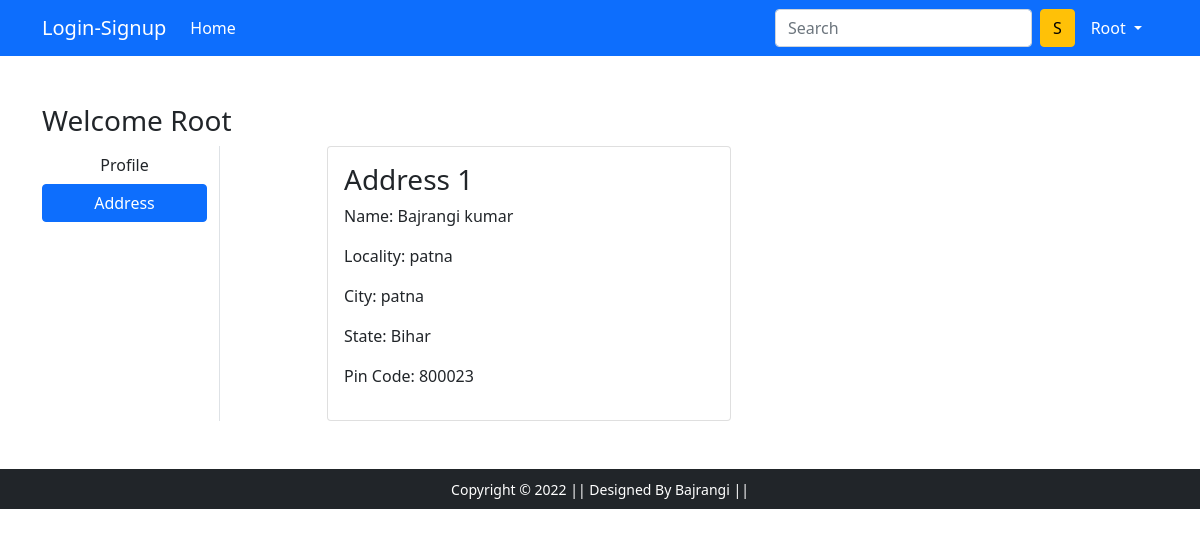
The page /address/ (signed in) on the database its author committed.
### app/models.py (models this page shows, shortened)
class Customer(models.Model):
    user=models.ForeignKey(User,on_delete=models.CASCADE)
    name=models.CharField(max_length=200)
    locality=models.CharField(max_length=200)
    city=models.CharField(max_length=50)
    zipcode=models.IntegerField()
    state=models.CharField(choices=STATE_CHOICES,max_length=50)

### app/views.py (the view)
# urls.py: path('address/', views.address, name='address'),
@login_required
def address(request):
    add=Customer.objects.filter(user=request.user)
    totalitem=len(Cart.objects.filter(user=request.user))
    return render(request, 'app/address.html',{'add':add,'active':'btn-primary','totalitem':totalitem})

### app/templates/app/address.html (shortened to what this page needs)
{% extends 'app/base.html' %}
{% load static %}
{% block main-content %}
<div class="container my-5">
 <div class="row">
 <h3>Welcome <span class="text-capitalize">{{request.user}}</span></h3>
  <div class="col-sm-2 border-end">
   <ul class="list-unstyled">
    <li class="d-grid"><a href="{% url 'profile' %}" class="btn">Profile</a></li>
    <li class="d-grid"><a href="{% url 'address' %}" class="btn {{active}}">Address</a></li>
   </ul>
  </div>
  <div class="col-sm-9 offset-sm-1">
   <div class="row">
    {% for ad in add %}
    <div class="col-sm-6">
     <div class="card">
      <div class="card-body">
       <h3>Address {{forloop.counter}}</h3>
       <p>Name: {{ad.name}}</p>
       <p>Locality: {{ad.locality}}</p>
       <p>City: {{ad.city}}</p>
       <p>State: {{ad.state}}</p>
       <p>Pin Code: {{ad.zipcode}}</p>
      </div>
     </div>
    </div>
    {% endfor %}
   </div>
  </div>
 </div>
</div>
{% endblock main-content %}

### app/templates/app/base.html (shortened to what this page needs)
<!doctype html> {% load static %}
<html lang="en">
<head>
    <link href="https://cdn.jsdelivr.net/npm/bootstrap@5.0.0-beta1/dist/css/bootstrap.min.css" rel="stylesheet">
    <link rel="stylesheet" href="{% static 'app/css/owl.carousel.min.css' %}">
    <link rel="stylesheet" href="{% static 'app/css/all.min.css' %}">
    <link rel="stylesheet" href="{% static 'app/css/style.css' %}">
</head>
<body>
    <nav class="navbar navbar-expand-lg navbar-dark bg-primary">
        <div class="container">
            <a class="navbar-brand" href="/">Login-Signup</a>
            <div class="collapse navbar-collapse" id="navbarSupportedContent">
                <ul class="navbar-nav me-auto mb-2 mb-lg-0">
                    <li class="nav-item">
                        <a class="nav-link active" aria-current="page" href="/">Home</a>
                    </li>
                </ul>
                <form class="d-flex">
                    <input class="form-control me-2" type="search" placeholder="Search" aria-label="Search">
                    <button class="btn btn-warning" type="submit">S</button>
                </form>
                <div>
                    <ul class="navbar-nav me-auto mb-2 mb-lg-0">
                        {% if request.user.is_authenticated %}
                        <li class="nav-item dropdown mx-2">
                            <a class="nav-link dropdown-toggle text-white" href="#" id="profileDropdown" role="button" data-bs-toggle="dropdown" aria-expanded="false">
                {{request.user.username|capfirst}}
              </a>
                        </li>
                        {% endif %}
                    </ul>
                </div>
            </div>
        </div>
    </nav>
    {% block banner_slider %} {% endblock banner_slider %} {% block livesale %} {% endblock livesale %} {% block main-content %} {% endblock main-content %} {% block payment-gateway %} {% endblock payment-gateway %}
    <footer class="container-fluid bg-dark text-center p-2 mt-5">
        <small class="text-white">Copyright &copy; 2022 || Designed By Bajrangi || </small>
    </footer>
</body>
</html>

### rows shown on the page
Customer: name "Bajrangi kumar", locality "patna", city "patna", state "Bihar", zipcode "800023"

### other values the page prints
{{ request.user.username|capfirst }} "Root"
{{ request.user }} "Root"
